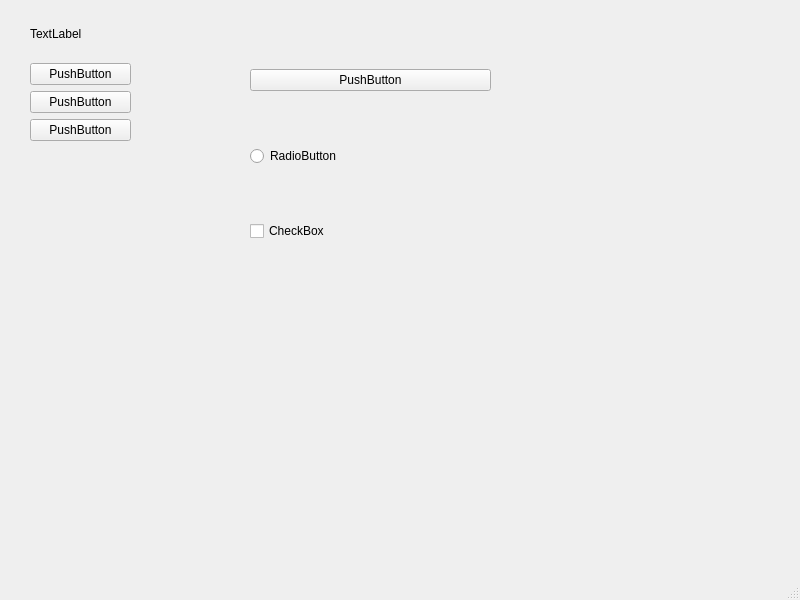
<?xml version="1.0" encoding="UTF-8"?>
<ui version="4.0">
 <class>MainWindow</class>
 <widget class="QMainWindow" name="MainWindow">
  <property name="geometry">
   <rect>
    <x>0</x>
    <y>0</y>
    <width>800</width>
    <height>600</height>
   </rect>
  </property>
  <property name="windowTitle">
   <string>MainWindow</string>
  </property>
  <widget class="QWidget" name="centralwidget">
   <widget class="QWidget" name="verticalLayoutWidget">
    <property name="geometry">
     <rect>
      <x>250</x>
      <y>20</y>
      <width>241</width>
      <height>271</height>
     </rect>
    </property>
    <layout class="QVBoxLayout" name="verticalLayout_2">
     <item>
      <widget class="QPushButton" name="pushButton_4">
       <property name="text">
        <string>PushButton</string>
       </property>
      </widget>
     </item>
     <item>
      <widget class="QRadioButton" name="radioButton">
       <property name="text">
        <string>RadioButton</string>
       </property>
      </widget>
     </item>
     <item>
      <widget class="QCheckBox" name="checkBox">
       <property name="text">
        <string>CheckBox</string>
       </property>
      </widget>
     </item>
    </layout>
   </widget>
   <widget class="QWidget" name="">
    <property name="geometry">
     <rect>
      <x>30</x>
      <y>10</y>
      <width>101</width>
      <height>131</height>
     </rect>
    </property>
    <layout class="QVBoxLayout" name="verticalLayout">
     <item>
      <widget class="QLabel" name="label">
       <property name="text">
        <string>TextLabel</string>
       </property>
      </widget>
     </item>
     <item>
      <widget class="QPushButton" name="pushButton">
       <property name="text">
        <string>PushButton</string>
       </property>
      </widget>
     </item>
     <item>
      <widget class="QPushButton" name="pushButton_2">
       <property name="text">
        <string>PushButton</string>
       </property>
      </widget>
     </item>
     <item>
      <widget class="QPushButton" name="pushButton_3">
       <property name="text">
        <string>PushButton</string>
       </property>
      </widget>
     </item>
    </layout>
   </widget>
  </widget>
  <widget class="QMenuBar" name="menubar">
   <property name="geometry">
    <rect>
     <x>0</x>
     <y>0</y>
     <width>800</width>
     <height>23</height>
    </rect>
   </property>
  </widget>
  <widget class="QStatusBar" name="statusbar"/>
 </widget>
 <resources/>
 <connections/>
</ui>
